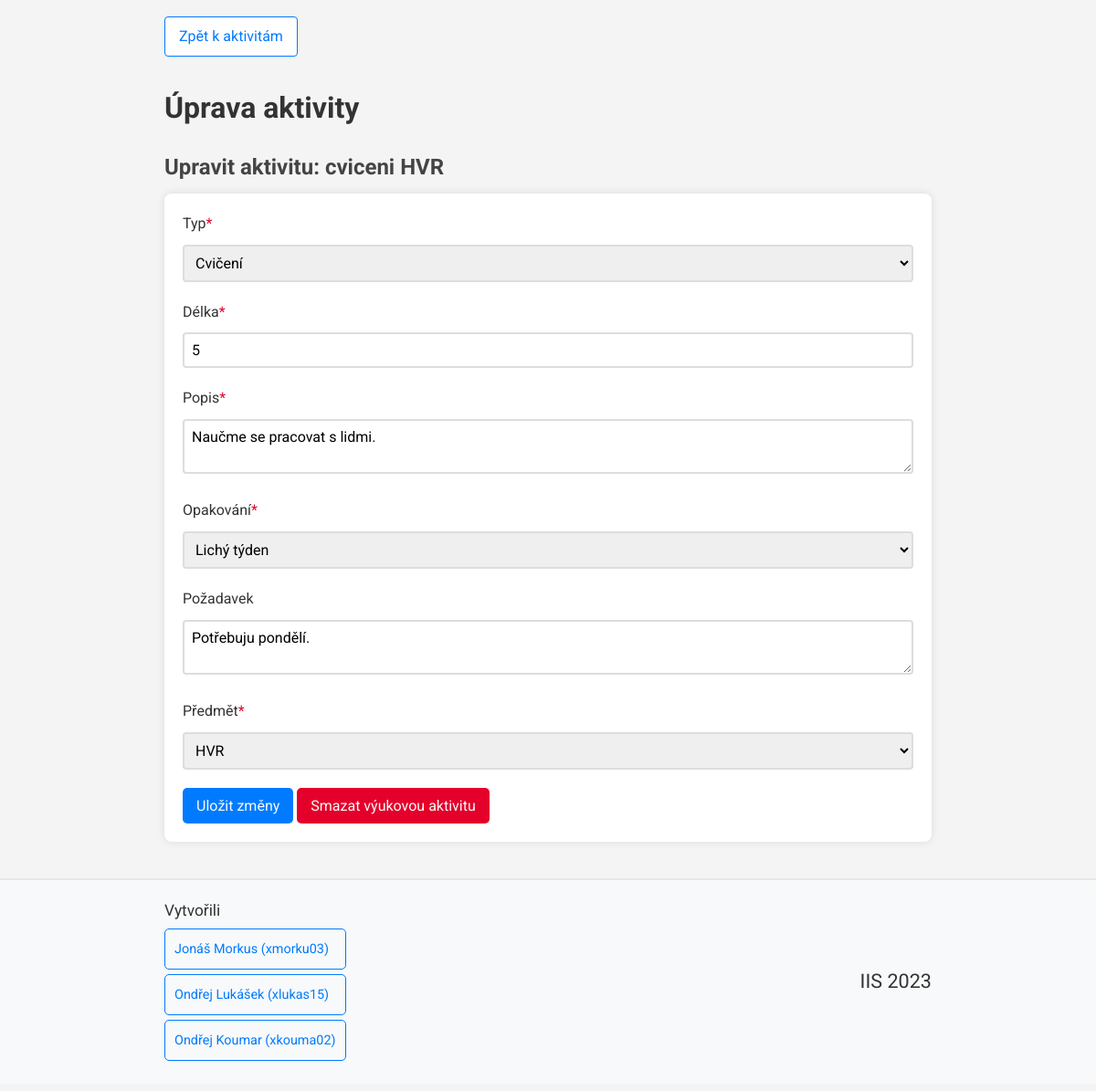
The app's page /views/activity_views/activity_info.php?ID_Aktiv=22 (signed in) with its own data.
### tables this page shows
CREATE TABLE Vyuk_aktivita (
	ID_Aktiv INT(5) NOT NULL AUTO_INCREMENT,
	typ varchar(10) NOT NULL,
	delka int(2),
	popis varchar(100) NOT NULL,
    pozadavek varchar(200),
	opakovani varchar(20) NOT NULL,
	mistnost varchar(6),
    predmet varchar(3) NOT NULL,
    start int(2),
    den varchar(2),
    vyucujici INT(5),
	PRIMARY KEY (ID_Aktiv),
    FOREIGN KEY (predmet) REFERENCES Predmet(zkratka) ON DELETE CASCADE,
    FOREIGN KEY (mistnost) REFERENCES Mistnost(ID_mist) ON DELETE SET NULL,
    FOREIGN KEY (vyucujici) REFERENCES Osoba(ID_Osoba) ON DELETE SET NULL
);

CREATE TABLE Osoba (
	ID_Osoba INT(5) NOT NULL AUTO_INCREMENT,
	jmeno varchar(15) NOT NULL,
	prijmeni varchar(15) NOT NULL,
	email varchar(50) NOT NULL,
    heslo varchar(255) NOT NULL,  
	telefon INT(9) NOT NULL,
    role varchar(4) NOT NULL,  
	PRIMARY KEY (ID_Osoba)
);

### misc/db_conn_parameters.php (called while the page is built)
<?php
function getDbConnectionParams()
{
    $connString = "mysql:host=db;dbname=mydatabase";
    $userName = "myuser";
    $password = "mypassword";
    $options = array(
        PDO::MYSQL_ATTR_INIT_COMMAND => "SET NAMES 'utf8'"
    );
    return array(
        "connString" => $connString,
        "userName" => $userName,
        "password" => $password,
        "options" => $options
    );
}

### services/activity_service.php (called while the page is built, shortened)
<?php
require_once __DIR__ . "/../misc/db_conn_parameters.php";
class activityService {
    private PDO $pdo;
    function __construct()
    {
        try {
            $params = getDbConnectionParams();
            $this->pdo = new PDO($params["connString"], $params["userName"], $params["password"], $params["options"]);
        }
        catch (PDOException $e) {
            error_log("Error connecting to database: " . $e->getMessage());
        }
    }
    function getActivityInfo($id){
        try {
            $stmt = $this->pdo->prepare("SELECT * FROM Vyuk_aktivita WHERE ID_Aktiv = (?)");
            $stmt->execute(array($id));
            return $stmt->fetch(PDO::FETCH_ASSOC);
        }
        catch (PDOException $e) {
            error_log("Data input unsuccessful");
            return null;
        }
    }
}

### services/user_service.php (called while the page is built, shortened)
<?php
require_once __DIR__ . "/../misc/db_conn_parameters.php";
class userService {
    private PDO $pdo;
    function __construct()
    {
        try {
            $params = getDbConnectionParams();
            $this->pdo = new PDO($params["connString"], $params["userName"], $params["password"], $params["options"]);
        }
        catch (PDOException $e) {
            error_log("Error connecting to database: " . $e->getMessage());
        }
    }
    function getRole($ID) {
        try {
            $stmt = $this->pdo->prepare("SELECT role FROM Osoba WHERE ID_Osoba = ?");
            $stmt->execute(array($ID));
            $output = $stmt->fetch(PDO::FETCH_ASSOC);
            return $output['role'];
        }
        catch (PDOException $e) {
            error_log("Fetch of user role unsuccessful: " . $e->getMessage());
            return null;
        }
    }
}

### services/subject_service.php (called while the page is built, shortened)
<?php
require_once __DIR__ . "/../misc/db_conn_parameters.php";
class subjectService {
    private PDO $pdo;
    function __construct()
    {
        try {
            $params = getDbConnectionParams();
            $this->pdo = new PDO($params["connString"], $params["userName"], $params["password"], $params["options"]);
        }
        catch (PDOException $e) {
            error_log("Error connecting to database: " . $e->getMessage());
        }
    }
    function getSubjectIDs() {
        try {
            $stmt = $this->pdo->prepare("SELECT zkratka FROM Predmet");
            $stmt->execute();
            $subjectArray = array();
            while ($row = $stmt->fetch(PDO::FETCH_ASSOC)) {
                $subjectArray[] = $row['zkratka'];
            }
            return $subjectArray;
        }
        catch (PDOException $e) {
            return "Could not get subject IDs: " . $e->getMessage();
        }
    }
}

### views/activity_views/activity_info.php (the view, shortened to what this page needs)
<?php
require_once "../../common.php";
require_once "../../services/activity_service.php";
require_once "../../services/subject_service.php";
require_once "../../services/user_service.php";
$subjectService = new subjectService();
$activityService = new activityService();
$infoArray = $activityService->getActivityInfo($_GET["ID_Aktiv"]);
$isAdmin = false;
$userService = new userService();
if ($userService->getRole($_SESSION['user_id']) == 'admi') {
    $isAdmin = true;
}
?>
<a class='direct_link' href="activity_management.php">Zpět k aktivitám</a>
<h1>
    Úprava aktivity
</h1>
<h2>
    Upravit aktivitu: <?= $infoArray['typ'] . " " . $infoArray['predmet']; ?>
</h2>
<form action="../../controllers/activity_controllers/activity_edit.php" method="post" onsubmit="return validateForm(fields);">
    <label for="typ">Typ<?= requiredField(); ?></label>
    <select id="typ" name="typ">
        <option value="cviceni" <?php if (isset($infoArray["typ"])) echo checkSelect("cviceni", $infoArray['typ']) ?>>Cvičení</option>
    </select><br>
    <label for="delka">Délka<?= requiredField(); ?></label>
    <input type="text" name="delka" value="<?php if (isset($infoArray["delka"])) echo $infoArray['delka']; ?>" id="delka"/>
    <br>
    <label for="popis">Popis<?= requiredField(); ?></label>
    <textarea name="popis" id="popis"><?php if (isset($infoArray["popis"])) echo $infoArray['popis']; ?></textarea>
    <br>
    <label for="opakovani">Opakování<?= requiredField(); ?></label>
    <select id="opakovani" name="opakovani">
        <option value="LT" <?php if (isset($infoArray["opakovani"])) echo checkSelect("LT", $infoArray['opakovani']) ?>>Lichý týden</option>
    </select><br>
    <label for="pozadavek">Požadavek</label>
    <textarea name="pozadavek" id="pozadavek"><?= $infoArray['pozadavek']; ?></textarea>
    <br>
    <label for="predmet">Předmět<?= requiredField(); ?></label>
    <select id="predmet" name="predmet">
        <?php
        if ($isAdmin) {
            $subjects = $subjectService->getSubjectIDs();
            foreach ($subjects as $subject) {
                echo "<option value='" . $subject . "'>" . $subject . "</option>";
            }
        }
        else {
            $subjects = $subjectService->getGarantedSubjects($_SESSION['user_id']);
            foreach ($subjects as $subject) {
                echo "<option value='" . $subject['zkratka'] . "'>" . $subject['zkratka'] . "</option>";
            }
        }
        ?>
    </select>
    <br>
    <input type="submit" value="Uložit změny">
    <input type="submit" formaction="../../controllers/activity_controllers/activity_delete.php" value="Smazat výukovou aktivitu" class="btnRemove2">
</form>

### public/style.css (style rules this page uses)
.direct_link { display: inline-block; color: #007bff; background-color: #fff; padding: 8px 15px; margin: 10px 0; border-radius: 4px; text-decoration: none; border: 1px solid #007bff; transition: background-color 0.3s, color 0.3s; }
* { font-family: 'Roboto', sans-serif; }
body { background-color: #f4f4f4; color: #333; line-height: 1.6; margin: 8px 0; }
h1, h2, h3 { color: #333; }
h1 { font-size: 2em; margin-bottom: 0.5em; }
h2 { font-size: 1.5em; color: #444; margin-bottom: 0.4em; }
form { background: #fff; padding: 20px; border-radius: 8px; box-shadow: 0 0 10px rgba(0,0,0,0.1); margin-bottom: 20px; }
input, select { font-size: 1em; }
input[type="text"], input[type="number"], input[type="tel"], input[type="email"], input[type="password"], select { width: 100%; padding: 8px; margin-bottom: 20px; border-radius: 4px; border: 2px solid #ddd; box-sizing: border-box; }
label { display: inline-block; align-items: center; margin-right: 20px; margin-bottom: 10px; }
textarea { width: 100%; height: 60px; padding: 8px; margin-bottom: 20px; border-radius: 4px; border: 2px solid #ddd; box-sizing: border-box; font-size: 1em; }
input[type="submit"] { background: #007bff; color: #f8f9fa; padding: 10px 15px; border: none; border-radius: 5px; cursor: pointer; transition: background-color 0.3s, color 0.3s; }
.btnRemove2 { background: #e4002b !important; }

### records on screen
vyuk_aktivita: typ "cviceni", predmet "HVR", typ "Cvičení", delka "5", popis "Naučme se pracovat s lidmi.", opakovani "Lichý týden", pozadavek "Potřebuju pondělí."
osoba: predmet "HVR"
